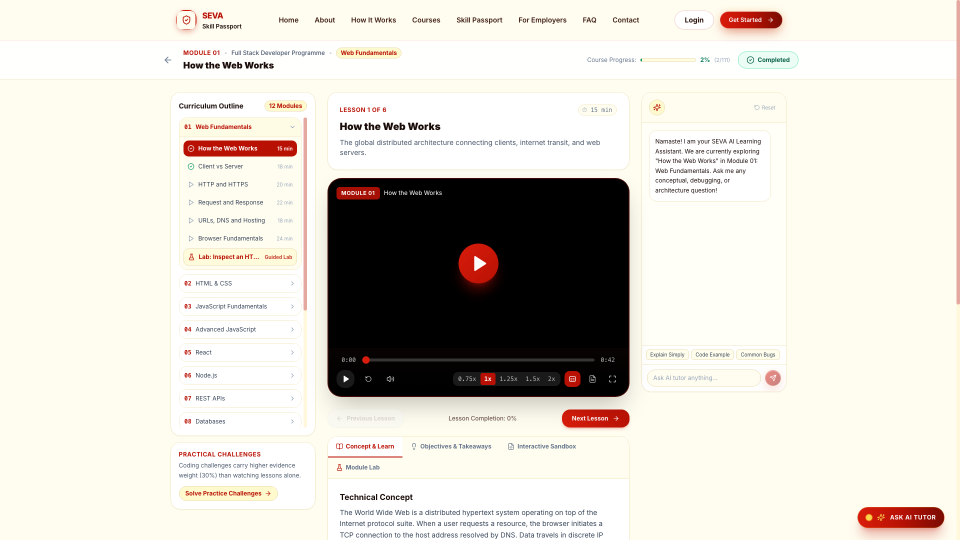
#> input picture scripts/video-assets/02_learn_learning.png, 1920 x 1080 px, found by its file name (shown at 1/2 size); its folder holds 8 pictures in this run
$ python extract_ui_cards.py
#> lines starting #> are read from the running program, lines starting #| are printed output that depends on the picture
#!/usr/bin/env python3
"""
Extracts clean, chromeless supporting UI footage cards from authentic screenshots.
"""
from PIL import Image
import os

os.makedirs("scripts/video-assets/crops", exist_ok=True)
asset_dir = "scripts/video-assets"

# 1. Video Player from /learning (x: 100 to 1250, y: 120 to 800)
img_learn = Image.open(f"{asset_dir}/02_learn_learning.png")
#> img_learn is the input picture: PIL image 1920x1080 RGB; mean R, G, B 219.9, 215.4, 207
w, h = img_learn.size
#> w = 1920; h = 1080
crop_video = img_learn.crop((80, 110, 1260, 780))
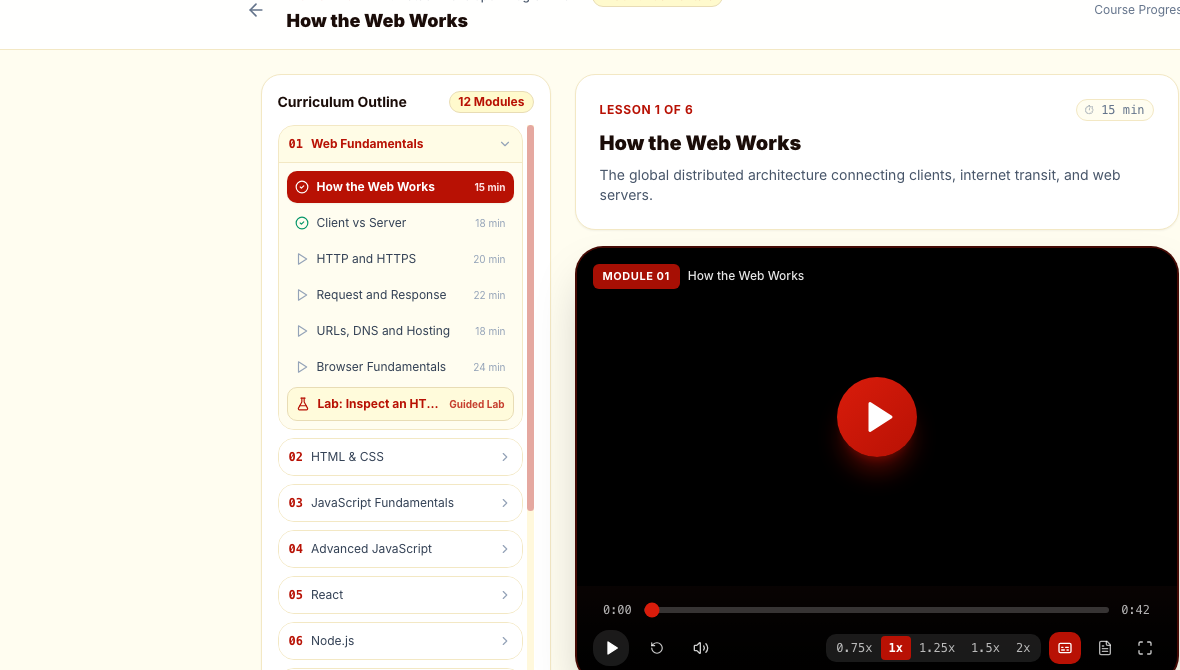
#> crop_video: PIL image 1180x670 RGB; mean R, G, B 172.6, 167.6, 161.9
crop_video.save("scripts/video-assets/crops/crop_video_player.png")

# 2. AI Tutor chat panel from /learning (x: 1280 to 1840, y: 120 to 850)
crop_tutor = img_learn.crop((1280, 120, 1840, 850))
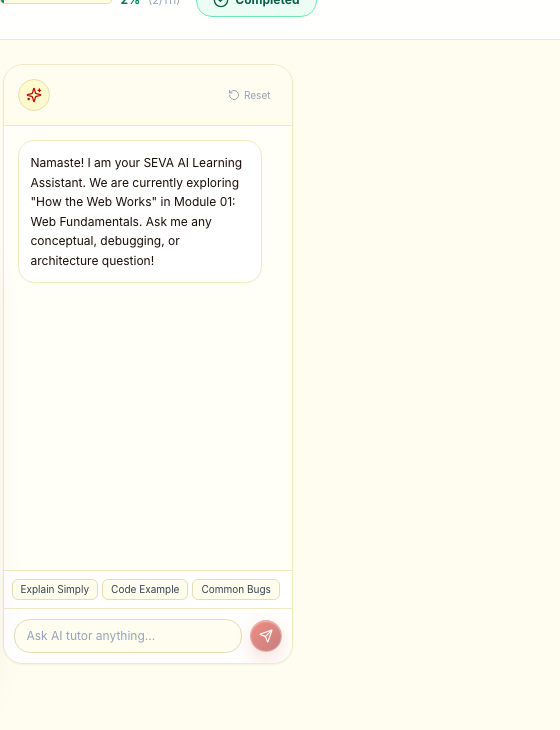
#> crop_tutor: PIL image 560x730 RGB; mean R, G, B 252.6, 250.9, 241
crop_tutor.save("scripts/video-assets/crops/crop_ai_tutor.png")

# 3. Code Editor from /practice (x: 100 to 1300, y: 120 to 850)
img_pract = Image.open(f"{asset_dir}/03_practise_lab.png")
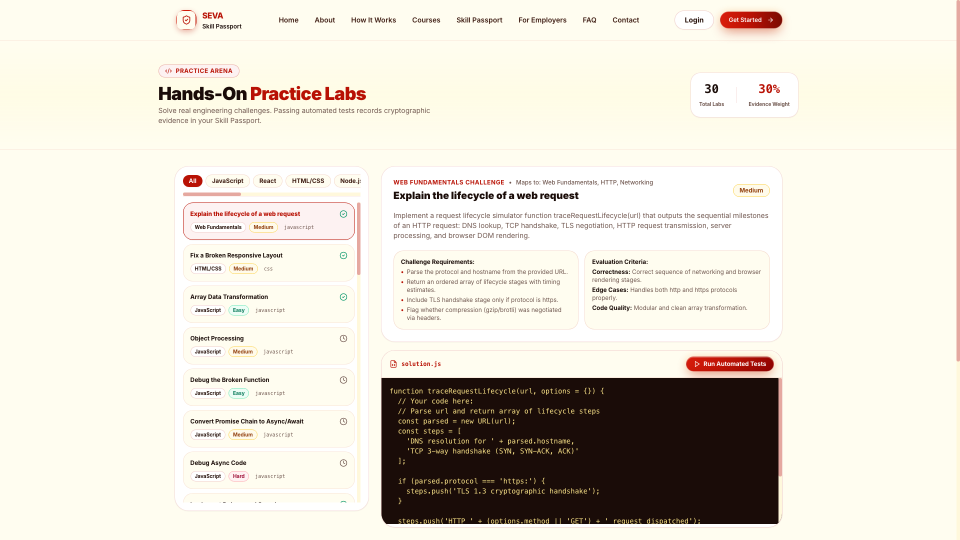
#> input picture scripts/video-assets/03_practise_lab.png, 1920 x 1080 px, found by its file name (shown at 1/2 size)
#> img_pract is the input picture: PIL image 1920x1080 RGB; mean R, G, B 226.6, 221.1, 209.7
crop_code = img_pract.crop((100, 120, 1300, 850))
crop_code.save("scripts/video-assets/crops/crop_code_editor.png")

# 4. Project Card from /projects (x: 100 to 950, y: 250 to 800)
img_proj = Image.open(f"{asset_dir}/04b_projects_hub.png")
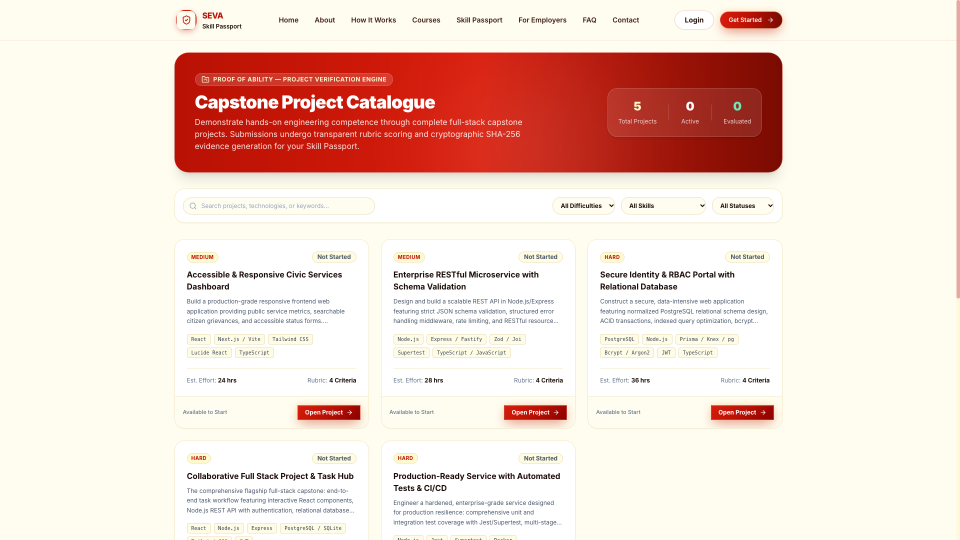
#> input picture scripts/video-assets/04b_projects_hub.png, 1920 x 1080 px, found by its file name (shown at 1/2 size)
#> img_proj is the input picture: PIL image 1920x1080 RGB; mean R, G, B 241.7, 218, 207.9
crop_proj = img_proj.crop((100, 240, 1000, 800))
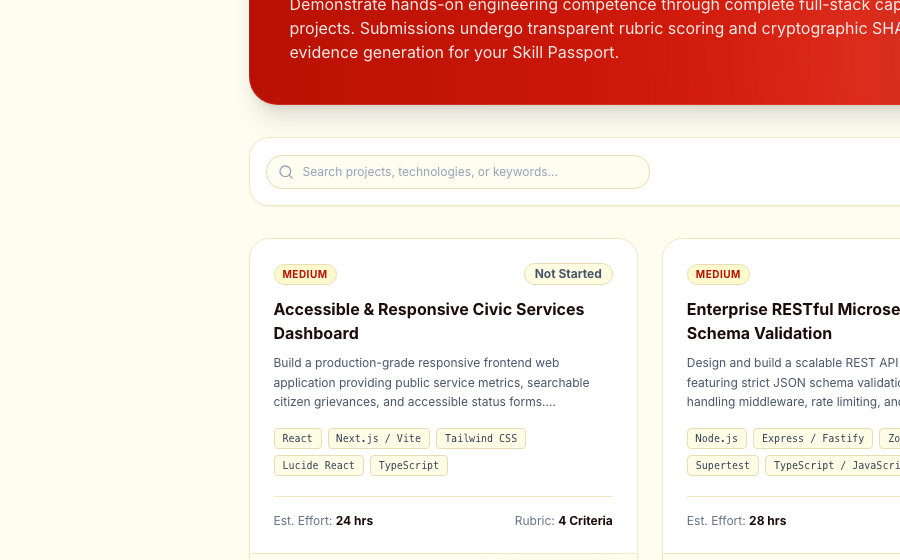
#> crop_proj: PIL image 900x560 RGB; mean R, G, B 243.3, 220, 211.7
crop_proj.save("scripts/video-assets/crops/crop_project_card.png")

# 5. Verified Passport & Hash Ledger from /verify (x: 100 to 1820, y: 150 to 750)
img_verify = Image.open(f"{asset_dir}/07_verify_ledger.png")
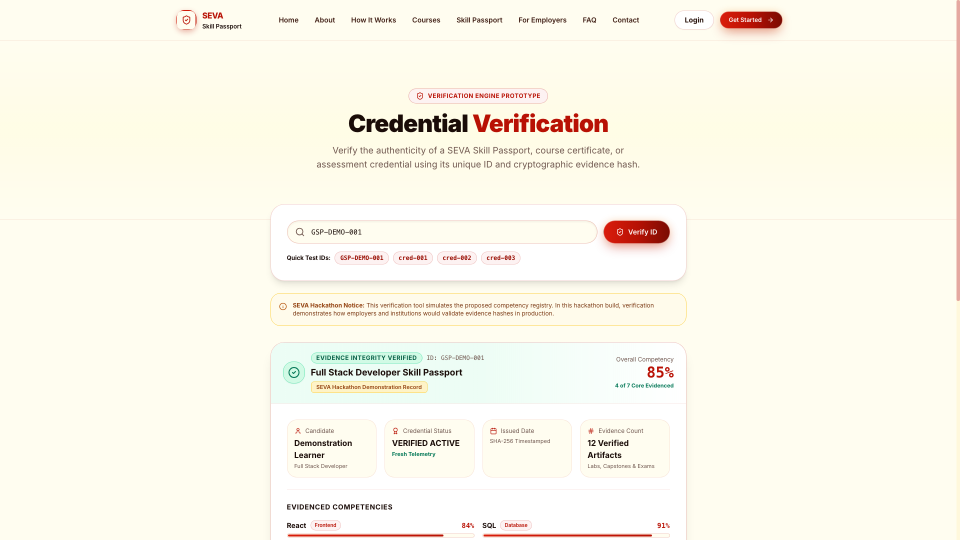
#> input picture scripts/video-assets/07_verify_ledger.png, 1920 x 1080 px, found by its file name (shown at 1/2 size)
#> img_verify is the input picture: PIL image 1920x1080 RGB; mean R, G, B 250.9, 247.3, 234.3
crop_ledger = img_verify.crop((100, 140, 1400, 780))
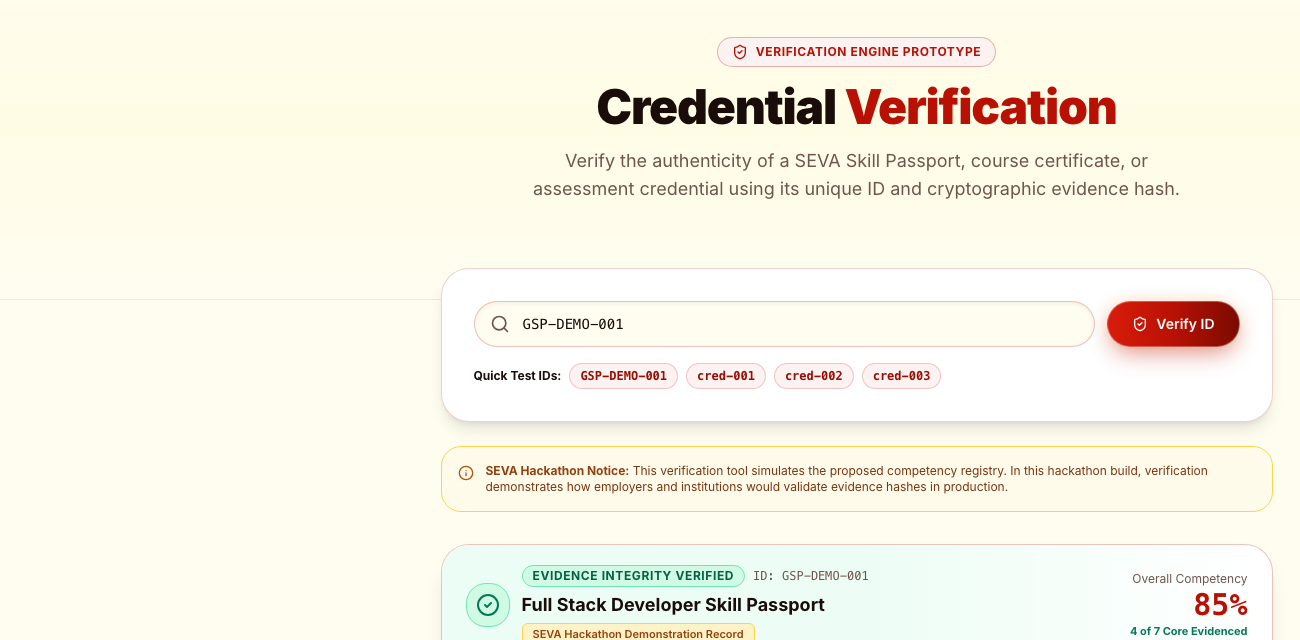
#> crop_ledger: PIL image 1300x640 RGB; mean R, G, B 248.1, 243.8, 229.9
crop_ledger.save("scripts/video-assets/crops/crop_evidence_ledger.png")

print("Cropped authentic UI supporting cards successfully:")
for f in os.listdir("scripts/video-assets/crops"):
    if f.endswith(".png"):
        im = Image.open(f"scripts/video-assets/crops/{f}")
        print(f"  {f}: {im.size}")
